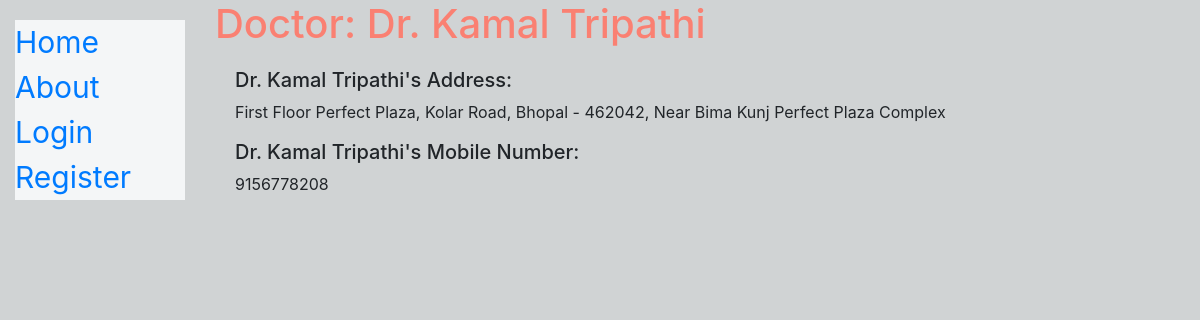
Page /catalog/doctor/2 on the committed database.
### catalog/models.py (models this page shows, shortened)
class Doctor(models.Model):
    name = models.CharField(max_length=200)
    clinic_address = models.CharField(max_length=200)
    mobile_number = models.CharField(max_length=200)
    class Meta:
        ordering=['-name']

### catalog/views.py (the view)
# urls.py: path('doctor/<int:pk>', views.DoctorDetailView.as_view(), name='doctor-detail'),
class DoctorDetailView(generic.DetailView):
    model = Doctor

### catalog/templates/catalog/doctor_detail.html
{% extends "base_generic.html" %}
{% block content %}
  <h1 style="color: #FA8072;">Doctor: {{ doctor.name }}</h1>
<div style="margin-left:20px;margin-top:20px">
    <h5>{{ doctor.name }}'s Address:</h3>
    <p>{{doctor.clinic_address}}</p>
    <h5>{{ doctor.name }}'s Mobile Number:</h3>
    <p>{{doctor.mobile_number}}</p>
  </div>
{% endblock %}

### rows in the picture
Doctor: name "Dr. Kamal Tripathi", clinic_address "First Floor Perfect Plaza, Kolar Road, Bhopal - 462042, Near Bima Kunj Perfect Plaza Complex", mobile_number "9156778208"
